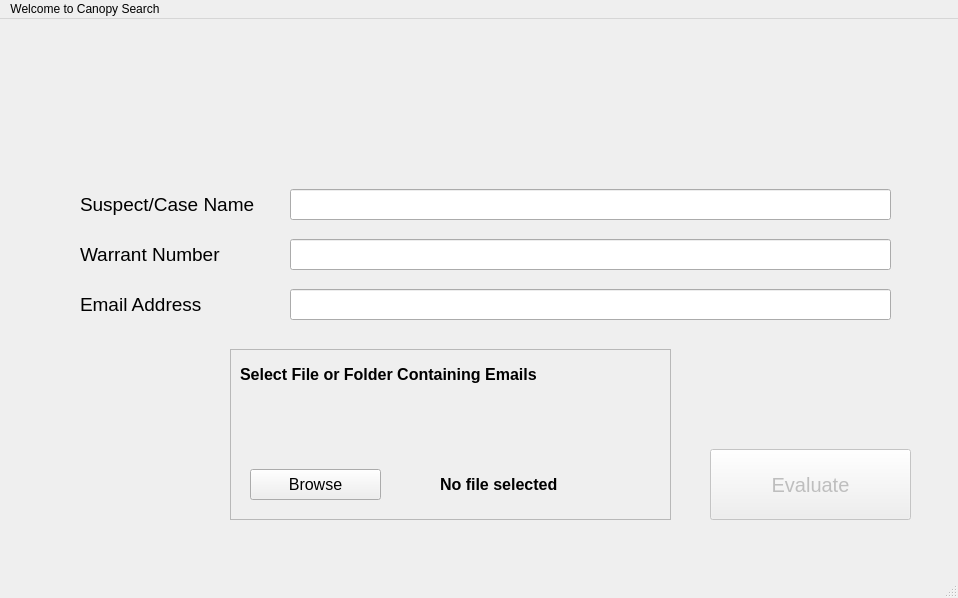
<?xml version="1.0" encoding="UTF-8"?>
<ui version="4.0">
 <class>WelcomeWindow</class>
 <widget class="QMainWindow" name="WelcomeWindow">
  <property name="geometry">
   <rect>
    <x>0</x>
    <y>0</y>
    <width>958</width>
    <height>598</height>
   </rect>
  </property>
  <property name="windowTitle">
   <string>MainWindow</string>
  </property>
  <widget class="QWidget" name="centralwidget">
   <widget class="QLabel" name="label_2">
    <property name="geometry">
     <rect>
      <x>80</x>
      <y>170</y>
      <width>201</width>
      <height>31</height>
     </rect>
    </property>
    <property name="font">
     <font>
      <pointsize>14</pointsize>
     </font>
    </property>
    <property name="text">
     <string>Suspect/Case Name</string>
    </property>
   </widget>
   <widget class="QLineEdit" name="suspectNameField">
    <property name="geometry">
     <rect>
      <x>290</x>
      <y>170</y>
      <width>601</width>
      <height>31</height>
     </rect>
    </property>
    <property name="font">
     <font>
      <pointsize>14</pointsize>
     </font>
    </property>
   </widget>
   <widget class="QLineEdit" name="warrantNumberField">
    <property name="geometry">
     <rect>
      <x>290</x>
      <y>220</y>
      <width>601</width>
      <height>31</height>
     </rect>
    </property>
    <property name="font">
     <font>
      <pointsize>14</pointsize>
     </font>
    </property>
   </widget>
   <widget class="QLabel" name="label_3">
    <property name="geometry">
     <rect>
      <x>80</x>
      <y>220</y>
      <width>181</width>
      <height>31</height>
     </rect>
    </property>
    <property name="font">
     <font>
      <pointsize>14</pointsize>
     </font>
    </property>
    <property name="text">
     <string>Warrant Number</string>
    </property>
   </widget>
   <widget class="QFrame" name="fileFrame">
    <property name="geometry">
     <rect>
      <x>230</x>
      <y>330</y>
      <width>441</width>
      <height>171</height>
     </rect>
    </property>
    <property name="autoFillBackground">
     <bool>false</bool>
    </property>
    <property name="frameShape">
     <enum>QFrame::StyledPanel</enum>
    </property>
    <property name="frameShadow">
     <enum>QFrame::Raised</enum>
    </property>
    <widget class="QLabel" name="label_4">
     <property name="geometry">
      <rect>
       <x>10</x>
       <y>10</y>
       <width>421</width>
       <height>31</height>
      </rect>
     </property>
     <property name="font">
      <font>
       <pointsize>12</pointsize>
       <weight>75</weight>
       <bold>true</bold>
      </font>
     </property>
     <property name="text">
      <string>Select File or Folder Containing Emails</string>
     </property>
    </widget>
    <widget class="QLabel" name="fileNameLabel">
     <property name="geometry">
      <rect>
       <x>210</x>
       <y>120</y>
       <width>211</width>
       <height>31</height>
      </rect>
     </property>
     <property name="font">
      <font>
       <pointsize>12</pointsize>
       <weight>75</weight>
       <bold>true</bold>
      </font>
     </property>
     <property name="text">
      <string>No file selected</string>
     </property>
    </widget>
    <widget class="QPushButton" name="browseButton">
     <property name="geometry">
      <rect>
       <x>20</x>
       <y>120</y>
       <width>131</width>
       <height>31</height>
      </rect>
     </property>
     <property name="font">
      <font>
       <pointsize>12</pointsize>
      </font>
     </property>
     <property name="text">
      <string>Browse</string>
     </property>
    </widget>
   </widget>
   <widget class="QPushButton" name="evaluateButton">
    <property name="enabled">
     <bool>false</bool>
    </property>
    <property name="geometry">
     <rect>
      <x>710</x>
      <y>430</y>
      <width>201</width>
      <height>71</height>
     </rect>
    </property>
    <property name="font">
     <font>
      <pointsize>15</pointsize>
     </font>
    </property>
    <property name="text">
     <string>Evaluate</string>
    </property>
   </widget>
   <widget class="QLineEdit" name="emailAddressField">
    <property name="geometry">
     <rect>
      <x>290</x>
      <y>270</y>
      <width>601</width>
      <height>31</height>
     </rect>
    </property>
    <property name="font">
     <font>
      <pointsize>14</pointsize>
     </font>
    </property>
   </widget>
   <widget class="QLabel" name="label_5">
    <property name="geometry">
     <rect>
      <x>80</x>
      <y>270</y>
      <width>181</width>
      <height>31</height>
     </rect>
    </property>
    <property name="font">
     <font>
      <pointsize>14</pointsize>
     </font>
    </property>
    <property name="text">
     <string>Email Address</string>
    </property>
   </widget>
   <widget class="QLabel" name="logo">
    <property name="geometry">
     <rect>
      <x>240</x>
      <y>-80</y>
      <width>491</width>
      <height>401</height>
     </rect>
    </property>
    <property name="text">
     <string/>
    </property>
    <property name="pixmap">
     <pixmap>../images/CanopyLogo-04.png</pixmap>
    </property>
    <property name="scaledContents">
     <bool>true</bool>
    </property>
   </widget>
   <zorder>logo</zorder>
   <zorder>label_2</zorder>
   <zorder>suspectNameField</zorder>
   <zorder>warrantNumberField</zorder>
   <zorder>label_3</zorder>
   <zorder>fileFrame</zorder>
   <zorder>evaluateButton</zorder>
   <zorder>emailAddressField</zorder>
   <zorder>label_5</zorder>
  </widget>
  <widget class="QMenuBar" name="menubar">
   <property name="geometry">
    <rect>
     <x>0</x>
     <y>0</y>
     <width>958</width>
     <height>22</height>
    </rect>
   </property>
   <widget class="QMenu" name="menuWelcome_to_Canopy_Search">
    <property name="title">
     <string>Welcome to Canopy Search</string>
    </property>
   </widget>
   <addaction name="menuWelcome_to_Canopy_Search"/>
  </widget>
  <widget class="QStatusBar" name="statusbar"/>
 </widget>
 <tabstops>
  <tabstop>suspectNameField</tabstop>
  <tabstop>warrantNumberField</tabstop>
  <tabstop>emailAddressField</tabstop>
  <tabstop>browseButton</tabstop>
  <tabstop>evaluateButton</tabstop>
 </tabstops>
 <resources/>
 <connections/>
</ui>
